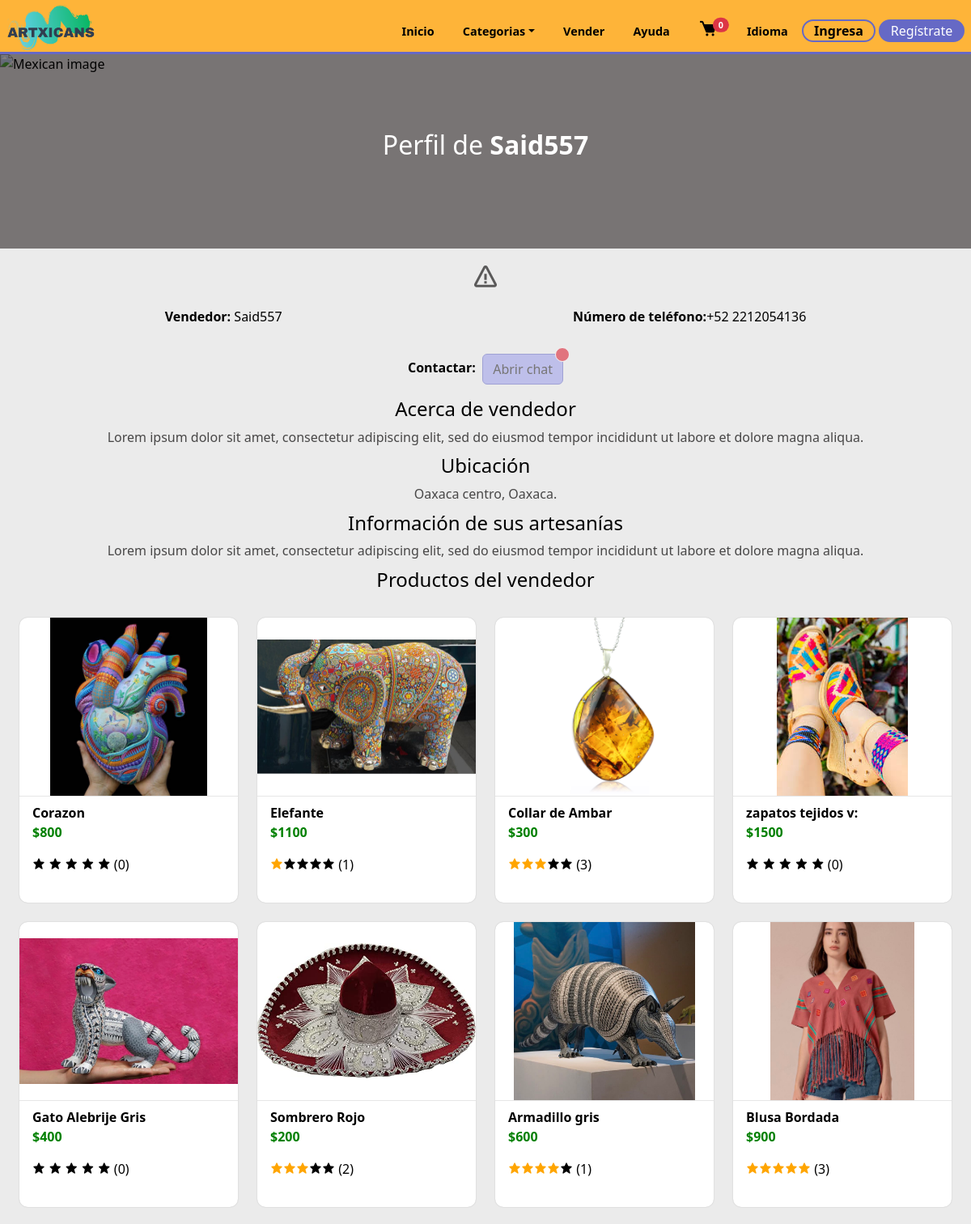
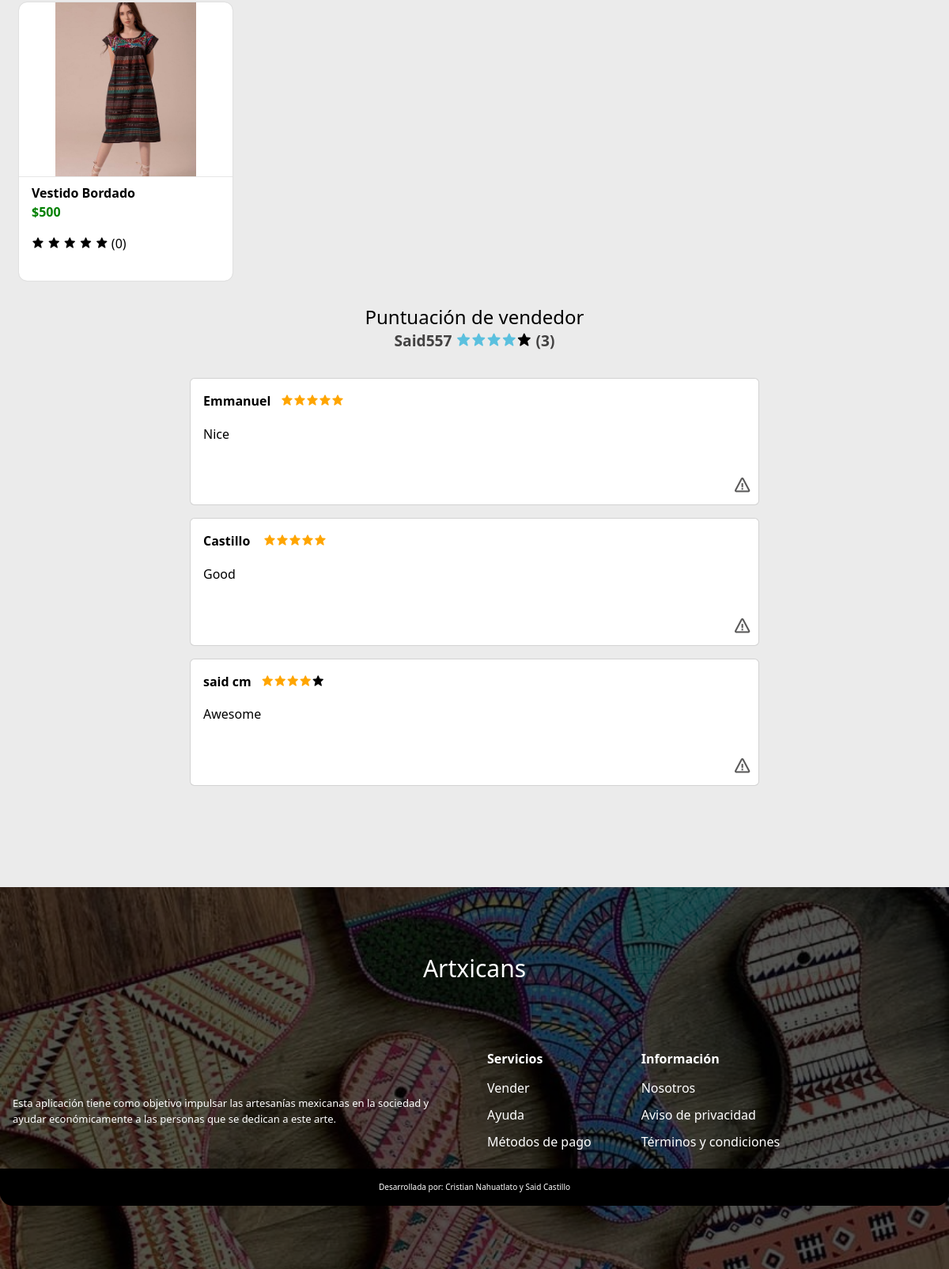
The app's page /profile-seller.php?seller_data=5 with its own data (2 pictures, top to bottom).
### tables this page shows
CREATE TABLE `reg_sellers` (
  `IDregseller` int(11) NOT NULL,
  `Nombre` varchar(255) NOT NULL,
  `apellidos` varchar(255) NOT NULL,
  `nickname` varchar(255) NOT NULL,
  `lada` int(4) NOT NULL,
  `telefono` varchar(20) NOT NULL,
  `telefonoref` varchar(20) NOT NULL,
  `domicilio` varchar(255) NOT NULL,
  `postal` varchar(10) NOT NULL,
  `identificador` varchar(255) NOT NULL,
  `solicitud` varchar(50) NOT NULL,
  `ID_registro` int(11) DEFAULT NULL
);

CREATE TABLE `sellers_data` (
  `id_data` int(11) NOT NULL,
  `description` varchar(150) NOT NULL,
  `desc_art` varchar(150) NOT NULL,
  `location` varchar(150) NOT NULL,
  `ID_registro` int(11) DEFAULT NULL
);

CREATE TABLE `products` (
  `id_product` int(11) NOT NULL,
  `product` varchar(80) NOT NULL,
  `image1` varchar(80) NOT NULL,
  `price` int(11) NOT NULL,
  `description` varchar(250) NOT NULL,
  `category` varchar(30) NOT NULL,
  `stock` int(11) NOT NULL,
  `image2` varchar(30) NOT NULL,
  `image3` varchar(30) NOT NULL,
  `ID_registro` int(11) DEFAULT NULL,
  `estatus` varchar(50) NOT NULL
);

CREATE TABLE `profile_comments` (
  `id_comment` int(11) NOT NULL,
  `star` int(11) NOT NULL,
  `comment` varchar(150) NOT NULL,
  `seller` int(11) DEFAULT NULL,
  `ID_registro` int(11) DEFAULT NULL
);

CREATE TABLE `registro` (
  `ID` int(11) NOT NULL,
  `Nombre` varchar(255) NOT NULL,
  `Correo` varchar(255) NOT NULL,
  `Contraseña` varchar(255) NOT NULL,
  `estatus` int(2) NOT NULL,
  `direccion` int(1) NOT NULL
);

### profile-seller.php (the view, shortened to what this page needs)
<?php
    include('./templates/cabecera.php');
    include('./global/conexion.php');
    $user = $_GET['seller_data'];
    $query = mysqli_query($conn,"SELECT * FROM reg_sellers WHERE ID_registro = $user");
    $data = mysqli_fetch_array($query);
?>
    <section class="profile-data">
        <div class="profile-seller">
            <div class="overlay-seller"></div>
            <div class="profileContent container">
                <div class="profileText">
                    <h1 class="title-profile">Perfil de <strong><?php echo $data['nickname']?></strong></h1>
                </div>
            </div>
        </div>
        <div class="report-seller">
          <a  data-bs-toggle="modal" style="cursor:pointer" data-bs-target="#ModalReportSeller-<?php echo $user?>" class="report-container"><i class='bx bx-error bx-md'></i></a>
        </div>
    <div class="inf0-seller">
        <p><strong>Vendedor:</strong>&nbsp;<?php echo $data['nickname']?></p>
        <p><strong>Número de teléfono:</strong>+<?php echo $data['lada'];?>&nbsp;<?php echo $data['telefono']?></p>
    </div>
    <?php
         if(!@$_SESSION['user']){  ?>
    <div class="chat">
        <p><strong>Contactar:</strong>&nbsp;&nbsp;<button type="button" disabled class="btn btn-info position-relative">
        Abrir chat
        <span class="position-absolute top-0 start-100 translate-middle p-2 bg-danger border border-light rounded-circle">
        </span>
        </button></p>
    </div>
    <?php }else{
    if($id_user <> $user){?>
    <div class="chat">
            <p><strong>Contactar:</strong>&nbsp;&nbsp;<button type="button" class="btn btn-info position-relative" onclick="location.href='./toChat.php?seller_data=<?php echo base64_encode($user)?>'" >
               Abrir chat
              <span class="position-absolute top-0 start-100 translate-middle p-2 bg-danger border border-light rounded-circle">
              <span class="visually-hidden">New alerts</span>
              </span>
              </button>
            </p>
    </div>
   <?php } }
        $query2 = mysqli_query($conn,"SELECT * FROM sellers_data WHERE ID_registro = $user");
        $data2 = mysqli_fetch_array($query2);
        if(empty($data2['description'])){}else{
    ?>
    <div class="about-seller">
      <h2 align="center">Acerca de vendedor </h2>
       <p class="txt-profile"><?php echo $data2['description']?></p>
    </div>
    <?php }
        if(empty($data2['location'])){}else{
    ?>
    <div class="ubicacion">
        <h2 align="center">Ubicación</h2>
        <p class="txt-profile"><?php echo $data2['location']?></p>
    </div>
    <?php }
        if(empty($data2['desc_art'])){}else{
    ?>
    <div class="about-art">
      <h2 align="center">Información de sus artesanías</h2>
      <p class="txt-profile"><?php echo $data2['desc_art']?></p>
    </div>
    <?php } ?>
    <div class="products-seller">
        <h2 align="center">Productos del vendedor</h2>
        <div class='mainContent grid' id="mainContent">
       <?php
        $query3 = mysqli_query($conn,"SELECT * FROM products WHERE ID_registro = $user ORDER BY rand()");
        while($data3 = mysqli_fetch_array($query3)){
            $id_p = $data3['id_product'];
       ?>
       <div class="single-product">
        <a href="product.php?id_product=<?php echo $data3['id_product'];?>" class='referencia'>
             <div class='imgDiv'>
                <img src="assets/products/<?php echo $data3['image1'];?>"  alt="<?php echo $data3['product']?>">
            </div>
            <div class="card-info">
                <span class="product-title"><?php echo $data3['product'];?></span>
                <span class="price">$<?php echo $data3['price'];?></span>
                <p style="color:black">
             <?php
                 $sql = mysqli_query($conn,"SELECT * FROM stars WHERE id_product = $id_p");
                 $sum =  mysqli_query($conn,"SELECT SUM(star) as score FROM stars WHERE id_product = $id_p");
                 $score = mysqli_fetch_array($sum);
                 $num = $sql->num_rows;
                 if($num > 0){
                     $d1 = $num * 1;$d2 = $num * 2;$d3 = $num * 3;$d4 = $num * 4;$d5 = $num * 5;
                     $counter = $score['score'];
                     if($counter >= $d5):
                     ?>
                     <i class="bx bxs-star bx-5"></i><i class="bx bxs-star bx-5"></i><i class="bx bxs-star bx-5"></i><i class="bx bxs-star bx-5"></i><i class="bx bxs-star bx-5"></i>
                     <?php elseif($counter >= $d4):?>
                     <i class="bx bxs-star bx-5"></i><i class="bx bxs-star bx-5"></i><i class="bx bxs-star bx-5"></i><i class="bx bxs-star bx-5"></i><i class="bx bxs-star bx-10"></i>
                     <?php elseif($counter >= $d3):?>
                     <i class="bx bxs-star bx-5"></i><i class="bx bxs-star bx-5"></i><i class="bx bxs-star bx-5"></i><i class="bx bxs-star bx-10"></i><i class="bx bxs-star bx-10"></i>
                     <?php elseif($counter >= $d2):?>
                     <i class="bx bxs-star bx-5"></i><i class="bx bxs-star bx-5"></i><i class="bx bxs-star bx-10"></i><i class="bx bxs-star bx-10"></i><i class="bx bxs-star bx-10"></i>
                     <?php else:?>
                     <i class="bx bxs-star bx-5"></i><i class="bx bxs-star bx-10"></i><i class="bx bxs-star bx-10"></i><i class="bx bxs-star bx-10"></i><i class="bx bxs-star bx-10"></i>
                     <?php endif;
                     ?>
                 (<?php echo $num?>)
             <?php  }else{ ?>
             <i class="bx bxs-star bx-10"></i>
             <i class="bx bxs-star bx-10"></i>
             <i class="bx bxs-star bx-10"></i>
             <i class="bx bxs-star bx-10"></i>
             <i class="bx bxs-star bx-10"></i>
               (0)
               <?php }?>
             </p>
            </div>
           </a>
        </div>
    <?php }?>
        </div>
    </div>
    <div class="stars-seller">
        <h2 align="center">Puntuación de vendedor</h2>
        <p align="center" class="vendor-class"><?php echo $data['nickname']?>
        <?php
                 $sql2 = mysqli_query($conn,"SELECT * FROM profile_comments WHERE seller = $user");
                 $sum2 =  mysqli_query($conn,"SELECT SUM(star) as score2 FROM profile_comments WHERE seller = $user");
                 $score2 = mysqli_fetch_array($sum2);
                 $num2 = $sql2->num_rows;
                 if($num2 > 0){
                     $d1x = $num2 * 1;$d2x = $num2 * 2;$d3x = $num2 * 3;$d4x = $num2 * 4;$d5x = $num2 * 5;
                     $counter2 = $score2['score2'];
                     if($counter2 >= $d5x):
                     ?>
                     <i class="bx bxs-star bx-6"></i><i class="bx bxs-star bx-6"></i><i class="bx bxs-star bx-6"></i><i class="bx bxs-star bx-6"></i><i class="bx bxs-star bx-6"></i>
                     <?php elseif($counter2 >= $d4x):?>
                     <i class="bx bxs-star bx-6"></i><i class="bx bxs-star bx-6"></i><i class="bx bxs-star bx-6"></i><i class="bx bxs-star bx-6"></i><i class="bx bxs-star bx-10"></i>
                     <?php elseif($counter2 >= $d3x):?>
                     <i class="bx bxs-star bx-6"></i><i class="bx bxs-star bx-6"></i><i class="bx bxs-star bx-6"></i><i class="bx bxs-star bx-10"></i><i class="bx bxs-star bx-10"></i>
                     <?php elseif($counter2 >= $d2x):?>
                     <i class="bx bxs-star bx-6"></i><i class="bx bxs-star bx-6"></i><i class="bx bxs-star bx-10"></i><i class="bx bxs-star bx-10"></i><i class="bx bxs-star bx-10"></i>
                     <?php else:?>
                     <i class="bx bxs-star bx-6"></i><i class="bx bxs-star bx-10"></i><i class="bx bxs-star bx-10"></i><i class="bx bxs-star bx-10"></i><i class="bx bxs-star bx-10"></i>
                     <?php endif;
                     ?>
                 (<?php echo $num2?>)
               <?php }?>
        </p>
    </div>
    <div class="all-comments">
        <?php
            $check = mysqli_query($conn,"SELECT * FROM profile_comments WHERE seller = $user");
            if($check->num_rows > 0){
            $cons = mysqli_query($conn,"SELECT * FROM profile_comments INNER JOIN registro ON profile_comments.ID_registro = registro.ID WHERE seller = '$user' ORDER BY rand()");
            while($res2 = mysqli_fetch_array($cons)){?>
    <div class="card card-comment">
        <div class="card-body">
          <div class="com-cointer">
        <p class="stars-score"><strong><?php echo $res2['Nombre']?></strong>&nbsp;&nbsp;
              <?php
              switch($res2['star']){
                case '4': echo "<i class='bx bxs-star bx-5'></i><i class='bx bxs-star bx-5'></i><i class='bx bxs-star bx-5'></i><i class='bx bxs-star bx-5'></i><i class='bx bxs-star bx-10'></i>";
                break;
                case '5': echo "<i class='bx bxs-star bx-5'></i><i class='bx bxs-star bx-5'></i><i class='bx bxs-star bx-5'></i><i class='bx bxs-star bx-5'></i><i class='bx bxs-star bx-5'></i>";
                break;
              }
              ?>
        </p>
        </div>
        <p > <?php echo $res2['comment']?></p>
      </div>
           <div class="options-container">
        <a  data-bs-toggle="modal" style="cursor:pointer" data-bs-target="#ModalReport-<?php echo $res2['id_comment']?>" class="report-container"><i class='bx bx-error bx-sm'></i></a>
      </div>
      </div>
            <?php }
            }else{
                ?>
                <div class="alert alert-dark" role="alert">
                  Este vendedor aún no cuenta con comentarios.
                </div>
                <?php
            }
        ?>
    </div>
</section>
<?php
    include('./templates/pie.php');
?>

### styles/home/products.css (style rules this page uses)
.mainContent { padding: 2rem 0 2rem; padding-left: 1.5rem; padding-right: 1.5rem; justify-content: center; gap: 1.5rem; }
.single-product { height: 100%; display: grid; row-gap: 10px; border-radius: 10px; align-items: center; box-shadow: 0 0 0.1em rgba(0,0,0,0.2); background-color: rgb(255, 255, 255); cursor: pointer; transition-property: box-shadow; overflow: hidden; }
.imgDiv { height: 220px; width: 100%; overflow: hidden; }
.imgDiv img { height: 100%; width: 100%; object-fit:contain; transition: hidden; }
.card-info { border-top: 1px solid rgb(230, 230, 230); padding: 0.5rem 1rem; display: flex; flex-flow: column; flex-wrap: wrap; }
.card-info * + * { display: block; margin-bottom: 1rem; }
.price { font-weight: bold; color: green; }
.product-title { font-weight: bold; color: black; }
@media screen and (min-width:420px) { .mainContent { grid-template-columns: repeat(2,1fr); } }
@media screen and (min-width:420px) { .single-product { height: auto; } }
@media screen and (min-width:720px) { .mainContent { grid-template-columns: repeat(3,1fr); } }
@media screen and (min-width:720px) { .single-product { height: auto; } }
@media screen and (min-width:1024px) { .mainContent { grid-template-columns: repeat(4,1fr); } }
@media screen and (min-width:1024px) { .single-product { height: auto; } }
.btn-info { --bs-btn-color: var(--bs-white); --bs-btn-bg: var(--second-alpha-color); --bs-btn-border-color: var(--second-alpha-color); --bs-btn-hover-color: var(--bs-white); --bs-btn-hover-bg: #787bc8; --bs-btn-hover-border-color:var(--second-alpha-color) ; --bs-btn-focus-shadow-rgb: var(--bd-violet-rgb); --bs-btn-active-color: var(--bs-btn-hover-color); --bs-btn-active-bg: var(--second-alpha-color); --bs-btn-active-border-color: var(--second-alpha-color); --bs-btn-disabled-color:rgb(57, 55, 55); --bs-btn-disabled-bg: #a7a9ea; --bs-btn-disabled-border-color: #787bc8; }
.all-comments { margin: 0 auto; display: flex; align-items: center; justify-content: center; flex-wrap: wrap; flex-direction: column; }
.card-comment { margin-top: 1rem; width:90vw; }
.bx-10 { color: black; }
.bx-5 { color: orange; }
.bx-6 { color: #5bc0de; }
@media screen and (min-width: 768px) { .card-comment { width:60vw; } }

### styles/home/main.css (style rules this page uses)
body { top:0px !important; }

### styles/pages/products.css (style rules this page uses)
.options-container { display:flex; justify-content:end; padding :0.5rem; }
.report-container,.show-more-comment { color: black; }
.report-container .bx { color: rgb(90, 89, 89); }

### styles/pages/sellers.css (style rules this page uses)
.profile-seller { width: 100%; height: 20vh; position: relative; display: flex; align-items: center; justify-content: center; margin: 0rem auto; }
.profile-seller .overlay-seller { position: absolute; height: 100%; width: 100%; background: rgb(65, 63, 63); top: 0; bottom: 0; z-index: 1; mix-blend-mode: hard-light; }
.profileContent { width: 100%; height: max-content; padding: 0 1.5rem 1rem; display: flex; flex-direction: column; align-items: center; justify-content: center; margin:0 auto; color: white; z-index: 100; }
.title-profile { font-weight: 500; position: relative; text-align: center; margin: 0 auto; font-size: 1.5rem; }
.title-profile strong { font-weight: bold; }
.inf0-seller { margin: 1rem 2rem; display: flex; align-items: center; justify-content: space-around; flex-wrap: wrap; gap: 1rem; }
.ubicacion { margin: 0.2rem 2rem; }
.chat { display: grid; place-items: center; }
.txt-profile { font-size: 1rem; margin: 0.5rem auto; text-align: center; color: rgb(72, 71, 71); }
.vendor-class { font-size: 1.2rem; color: rgb(67, 66, 66); font-weight: bold; }
.report-seller { display: flex; align-items: center; justify-content: center; margin: 1rem 0; }
@media screen and (min-width:768px) { .title-profile { font-size:2rem; } }
@media screen and (min-width:768px) { .profile-seller { height: 30vh; } }

### helpers/loader.php (style rules this page uses)
*,*:after,*:before { margin:0; padding:0; -webkit-box-sizing:border-box; -moz-box-sizing:border-box; box-sizing:border-box; }

### records on screen
reg_sellers: nickname "Said557", lada "52", telefono "2212054136"
sellers_data: description "Lorem ipsum dolor sit amet, consectetur adipiscing elit, sed do eiusmod tempor incididunt ut labore et dolore magna aliqua.", location "Oaxaca centro, Oaxaca.", desc_art "Lorem ipsum dolor sit amet, consectetur adipiscing elit, sed do eiusmod tempor incididunt ut labore et dolore magna aliqua.", id_data "1"
products: image1 (picture), product "Corazon", price "800", shows "(0)"
products: image1 (picture), product "Elefante", price "1100"
products: image1 (picture), product "Collar de Ambar", price "300", num "3"
products: image1 (picture), product "zapatos tejidos v:", price "1500", shows "(0)"
products: image1 (picture), product "Gato Alebrije Gris", price "400", shows "(0)"
products: image1 (picture), product "Sombrero Rojo", price "200", num "2"
products: image1 (picture), product "Armadillo gris", price "600", num "1"
products: image1 (picture), product "Blusa Bordada", price "900", num "3"
products: image1 (picture), product "Vestido Bordado", price "500", shows "(0)"
profile_comments: ID_registro.Nombre "Emmanuel", star 5 (drawn), comment "Nice"
profile_comments: ID_registro.Nombre "Castillo", star 5 (drawn), comment "Good"
profile_comments: ID_registro.Nombre "said cm", star 4 (drawn), comment "Awesome"

### other values on screen
$num2 "3"
